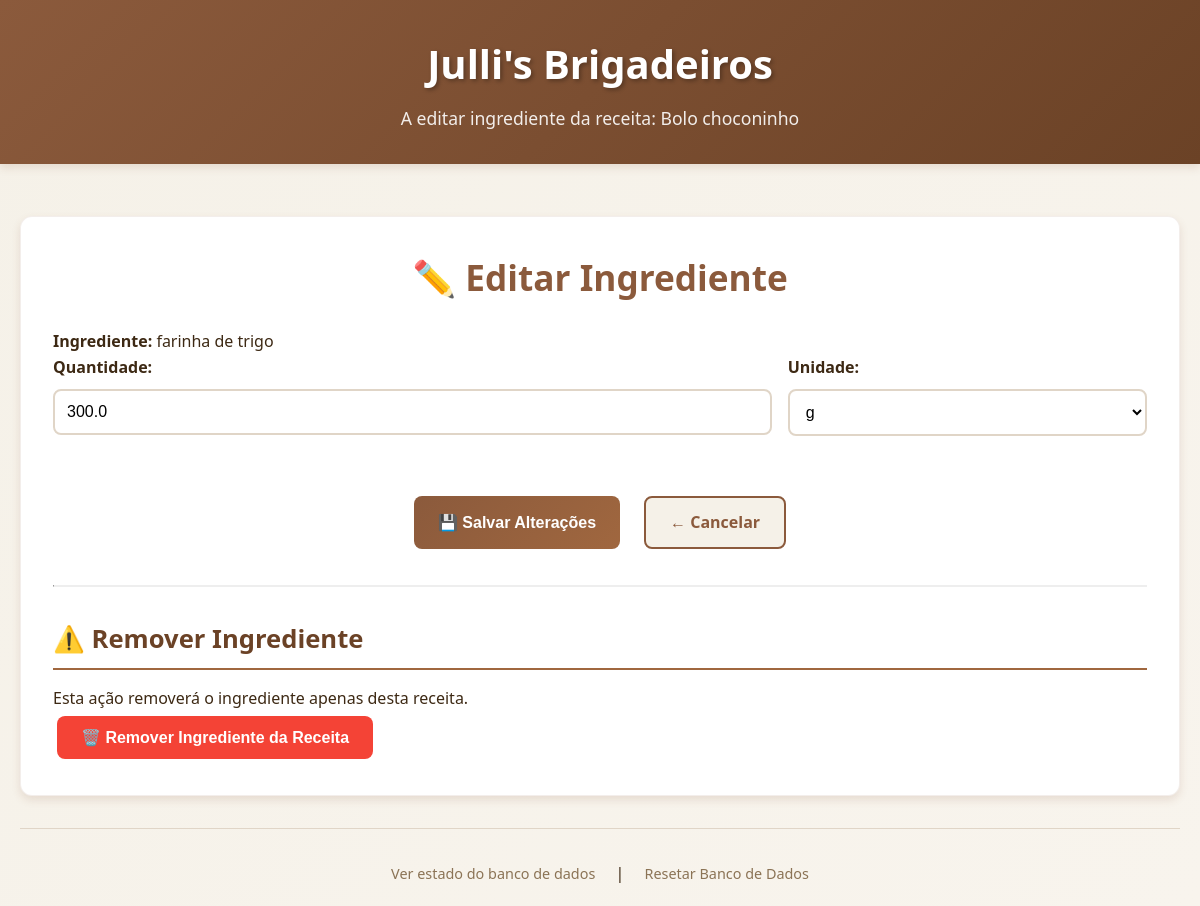
Screenshot of /editar_ingrediente/55 with the database file from the repository.
### tables this page shows
CREATE TABLE receitas (
            id INTEGER PRIMARY KEY AUTOINCREMENT, nome TEXT UNIQUE NOT NULL, descricao TEXT,
            rendimento INTEGER NOT NULL DEFAULT 1 );

CREATE TABLE ingredientes (
            id INTEGER PRIMARY KEY AUTOINCREMENT, nome TEXT UNIQUE NOT NULL, preco_embalagem REAL NOT NULL,
            quant_embalagem REAL NOT NULL, densidade REAL DEFAULT 1.0 );

CREATE TABLE receita_ingredientes (
            id INTEGER PRIMARY KEY AUTOINCREMENT, receita_id INTEGER NOT NULL, ingrediente_id INTEGER NOT NULL,
            quantidade REAL NOT NULL, unidade TEXT NOT NULL,
            FOREIGN KEY (receita_id) REFERENCES receitas (id) ON DELETE CASCADE,
            FOREIGN KEY (ingrediente_id) REFERENCES ingredientes (id) ON DELETE CASCADE );

### main.py (the view, shortened to what this page needs)
@app.route("/editar_ingrediente/<int:ingrediente_receita_id>", methods=["GET", "POST"])
def editar_ingrediente(ingrediente_receita_id):
    ingrediente_receita = get_ingrediente_receita_by_id(ingrediente_receita_id)
    if not ingrediente_receita:
        flash("Ingrediente da receita não encontrado!", "error")
        return redirect(url_for("gerir_receitas"))
    receita = get_receita(ingrediente_receita['receita_id'])
    return render_template("editar_ingrediente.html",
                           receita=receita,
                           ingrediente=ingrediente_receita)

### main.py (called while the page is built)
def get_db():
    db = getattr(g, '_database', None)
    if db is None:
        db = g._database = sqlite3.connect(DATABASE)
        db.row_factory = sqlite3.Row
    return db

@app.teardown_appcontext
def close_connection(exception):
    db = getattr(g, '_database', None)
    if db is not None:
        db.close()

def get_receita(receita_id):
    cursor = get_db().cursor()
    cursor.execute("SELECT * FROM receitas WHERE id = ?", (receita_id,))
    return cursor.fetchone()

def get_ingrediente_receita_by_id(ingrediente_receita_id):
    cursor = get_db().cursor()
    cursor.execute(
        '''
        SELECT ri.*, i.nome
        FROM receita_ingredientes ri
        JOIN ingredientes i ON ri.ingrediente_id = i.id
        WHERE ri.id = ?
        ''', (ingrediente_receita_id,))
    return cursor.fetchone()

@app.context_processor
def utility_processor():
    return dict(
        calcular_custo_total_receita=calcular_custo_total_receita,
        calcular_custo_produto=calcular_custo_produto
    )

### Templates/editar_ingrediente.html (shortened to what this page needs)
{% extends "base.html" %}
{% block subtitle %}
    A editar ingrediente da receita: {{ receita['nome'] }}
{% endblock %}
{% block content %}
<div class="card">
    <h1>✏️ Editar Ingrediente</h1>
    <p><strong>Ingrediente:</strong> {{ ingrediente['nome'] }}</p>
    <form method="POST">
        <div class="form-row">
            <div class="form-group" style="flex: 2;">
                <label for="quantidade">Quantidade:</label>
                <input type="number"
                       step="any"
                       name="quantidade"
                       id="quantidade"
                       value="{{ ingrediente['quantidade'] }}"
                       required>
            </div>
            <div class="form-group" style="flex: 1;">
                <label for="unidade">Unidade:</label>
                <select name="unidade" id="unidade" required>
                    {% set unidades = ['g', 'kg', 'ml', 'l', 'colher', 'xícara', 'unidade', 'pitada'] %}
                    {% for u in unidades %}
                        <option value="{{ u }}" {% if ingrediente['unidade'] == u %}selected{% endif %}>{{ u }}</option>
                    {% endfor %}
                </select>
            </div>
        </div>
        <div class="nav-buttons">
            <button type="submit" class="btn btn-primary">
                💾 Salvar Alterações
            </button>
            <a href="{{ url_for('adicionar_ingredientes', receita_id=receita['id']) }}" class="btn btn-secondary">
                ← Cancelar
            </a>
        </div>
    </form>
    <hr style="margin: 2rem 0; border-top: 1px solid #eee;">
    <div class="danger-zone">
        <h2>⚠️ Remover Ingrediente</h2>
        <p>Esta ação removerá o ingrediente apenas desta receita.</p>
        <form method="POST" action="{{ url_for('excluir_ingrediente', ingrediente_receita_id=ingrediente['id']) }}"
              onsubmit="return confirm('Tem a certeza de que deseja remover este ingrediente da receita?');">
            <button type="submit" class="btn btn-danger">
                🗑️ Remover Ingrediente da Receita
            </button>
        </form>
    </div>
</div>
{% endblock %}

### Static/style.css (style rules this page uses)
:root { --primary-brown: #8B5A3C; --light-cream: #F5F1E8; --dark-brown: #6B4226; --accent-brown: #A0673F; --text-dark: #3D2914; --text-light: #8B7355; --success-green: #4CAF50; --error-red: #F44336; --warning-orange: #FF9800; --shadow-light: 0 2px 4px rgba(139, 90, 60, 0.1); --shadow-medium: 0 4px 8px rgba(139, 90, 60, 0.15); --shadow-heavy: 0 8px 16px rgba(139, 90, 60, 0.2); --border-radius: 8px; --border-radius-large: 12px; }
* { margin: 0; padding: 0; box-sizing: border-box; }
body { font-family: 'Segoe UI', Tahoma, Geneva, Verdana, sans-serif; background: linear-gradient(135deg, var(--light-cream) 0%, #F8F4ED 100%); color: var(--text-dark); line-height: 1.6; min-height: 100vh; }
h1 { color: var(--primary-brown); font-size: 2.2rem; margin-bottom: 1.5rem; text-align: center; font-weight: 600; }
h2 { color: var(--dark-brown); font-size: 1.6rem; margin: 2rem 0 1rem 0; border-bottom: 2px solid var(--accent-brown); padding-bottom: 0.5rem; }
.card { background: white; border-radius: var(--border-radius-large); padding: 2rem; margin-bottom: 2rem; box-shadow: var(--shadow-medium); border: 1px solid rgba(139, 90, 60, 0.1); transition: transform 0.3s ease, box-shadow 0.3s ease; }
.form-group { margin-bottom: 1.5rem; }
.form-row { display: flex; gap: 1rem; flex-wrap: wrap; }
.form-row > .form-group { flex: 1; }
label { display: block; margin-bottom: 0.5rem; font-weight: 600; color: var(--text-dark); }
input[type="text"], input[type="number"], input[type="date"], textarea, select { width: 100%; padding: 0.75rem; border: 2px solid #E0D5C7; border-radius: var(--border-radius); font-size: 1rem; transition: border-color 0.3s ease, box-shadow 0.3s ease; background: white; }
.btn { display: inline-block; padding: 0.75rem 1.5rem; border: none; border-radius: var(--border-radius); font-size: 1rem; font-weight: 600; text-decoration: none; cursor: pointer; transition: all 0.3s ease; text-align: center; margin: 0.25rem; }
.btn-primary { background: linear-gradient(135deg, var(--primary-brown) 0%, var(--accent-brown) 100%); color: white; }
.btn-secondary { background: var(--light-cream); color: var(--primary-brown); border: 2px solid var(--primary-brown); }
.btn-danger { background: var(--error-red); color: white; }
.nav-buttons { display: flex; gap: 1rem; justify-content: center; margin: 2rem 0; flex-wrap: wrap; }
.card, .recipe-item { animation: fadeIn 0.5s ease-out forwards; }

### rows the page displays
receitas: nome "Bolo choconinho"
ingredientes: nome "farinha de trigo"
receita_ingredientes: quantidade "300.0", unidade "g"
